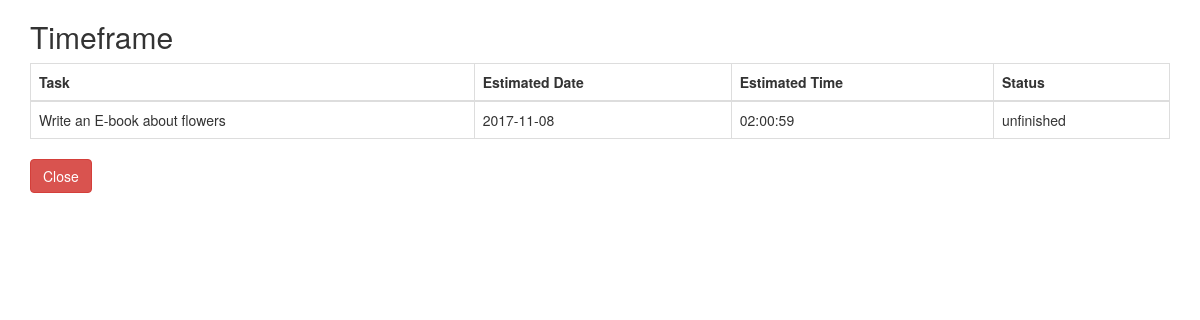
The page /member-timeframe.php?user_id=29 on the database its author committed.
### tables this page shows
CREATE TABLE `tasks` (
  `task_id` int(11) NOT NULL,
  `user_id` int(11) NOT NULL,
  `category_id` int(11) NOT NULL,
  `task_name` varchar(50) NOT NULL,
  `Location` varchar(100) NOT NULL,
  `Collab` varchar(50) NOT NULL,
  `task_desc` varchar(50) NOT NULL,
  `start_date` datetime NOT NULL,
  `end_date` datetime NOT NULL,
  `time_spent` time NOT NULL,
  `estimated_date` date NOT NULL,
  `estimated_time` text NOT NULL,
  `type` varchar(20) NOT NULL,
  `status` int(11) NOT NULL,
  `breaks` int(6) NOT NULL
);

### objects/task.php (called while the page is built, shortened)
<?php
class Task{
	public $table_task = 'tasks';
		public function __construct($db){
			$this->con = $db;
		}
	public function getTasksOfMember($member_id){
		$query = "SELECT * FROM ".$this->table_task." WHERE user_id=?";
		$stmt = $this->con->prepare($query);
		$stmt->bindParam(1,$member_id);
		if($stmt->execute()){
			return $stmt;
		}else{
			echo "somethings wrong";
		}
	}
}
?>

### member-timeframe.php (the view, shortened to what this page needs)
<?php
include_once 'header.php';
include_once 'objects/task.php';
if(isset($_GET['user_id'])){
	$database = new Database();
	$db = $database->getConnection();
	$task = new Task($db);
}
?>
<div class="container">
 <?php echo "<h2>{$_GET['username']} Timeframe</h2>";?>
 <table class="table table-bordered">
    <thead>
      <tr>
        <th>Task</th>
        <th>Estimated Date</th>
        <th>Estimated Time</th>
        <th>Status</th>
      </tr>
    </thead>
    <tbody>
<?php
	$stmt = $task->getTasksOfMember($_GET['user_id']);
	while($row = $stmt->fetch(PDO::FETCH_ASSOC)){
		extract($row);
		$statusString = '';
		switch($status){
			case 0:
				$statusString = "unfinished";
				break;
		}
		echo "<tr>";
			echo "<td>{$task_name}</td>";
			echo "<td>{$estimated_date}</td>";
			echo "<td>{$estimated_time}</td>";
			echo "<td>{$statusString}</td>";
		echo "</tr>";
	}
?>
    </tbody>
  </table>
<div>
	<button class="btn btn-danger" id="Cancel<?php if($_GET['member']){echo "-member";}?>" uid="<?php echo $_GET['user_id'];?>" un="<?php echo $_GET['username'];?>">Close</button>
</div>
</div>
 <?php
include_once 'footer.php';
?>

### rows shown on the page
tasks: task_name "Write an E-book about flowers", estimated_date "2017-11-08", estimated_time "02:00:59", status "unfinished"
